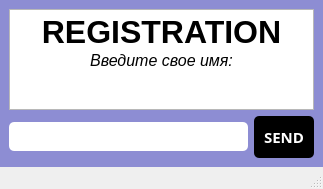
<?xml version="1.0" encoding="UTF-8"?>
<ui version="4.0">
 <class>Registration</class>
 <widget class="QMainWindow" name="Registration">
  <property name="geometry">
   <rect>
    <x>0</x>
    <y>0</y>
    <width>323</width>
    <height>189</height>
   </rect>
  </property>
  <property name="windowTitle">
   <string>MainWindow</string>
  </property>
  <property name="styleSheet">
   <string notr="true">#centralwidget {
	background-color: rgb(141, 141, 211);
}
QPushButton {
	background-color: rgb(0, 0, 0);
	border-radius: 5px;
	padding: 10px 10px;
	color: rgb(255, 255, 255);
}
QPushButton:hover {
	color: rgb(0, 0, 0);
	border: 1px  solid rgb(55, 107, 113);
	cursor: pointer;
	background-color: rgb(255, 255, 255);
}
QLineEdit {
	padding: 5px;
	border-radius:5px;
	color: rgb(141, 141, 211);
}</string>
  </property>
  <widget class="QWidget" name="centralwidget">
   <layout class="QGridLayout" name="gridLayout_3">
    <item row="1" column="0">
     <widget class="QLineEdit" name="reg_input">
      <property name="font">
       <font>
        <family>Cascadia Code</family>
        <bold>true</bold>
       </font>
      </property>
     </widget>
    </item>
    <item row="1" column="1">
     <widget class="QPushButton" name="send_name_button">
      <property name="font">
       <font>
        <family>Cascadia Code</family>
        <pointsize>11</pointsize>
        <bold>true</bold>
       </font>
      </property>
      <property name="text">
       <string>SEND</string>
      </property>
     </widget>
    </item>
    <item row="0" column="0" colspan="2">
     <widget class="QTextEdit" name="reg_header">
      <property name="html">
       <string>&lt;!DOCTYPE HTML PUBLIC &quot;-//W3C//DTD HTML 4.0//EN&quot; &quot;http://www.w3.org/TR/REC-html40/strict.dtd&quot;&gt;
&lt;html&gt;&lt;head&gt;&lt;meta name=&quot;qrichtext&quot; content=&quot;1&quot; /&gt;&lt;meta charset=&quot;utf-8&quot; /&gt;&lt;style type=&quot;text/css&quot;&gt;
p, li { white-space: pre-wrap; }
hr { height: 1px; border-width: 0; }
li.unchecked::marker { content: &quot;\2610&quot;; }
li.checked::marker { content: &quot;\2612&quot;; }
&lt;/style&gt;&lt;/head&gt;&lt;body style=&quot; font-family:'Segoe UI'; font-size:9pt; font-weight:400; font-style:normal;&quot;&gt;
&lt;p align=&quot;center&quot; style=&quot; margin-top:0px; margin-bottom:0px; margin-left:0px; margin-right:0px; -qt-block-indent:0; text-indent:0px;&quot;&gt;&lt;span style=&quot; font-size:24pt; font-weight:700; color:#000000;&quot;&gt;REGISTRATION&lt;/span&gt;&lt;/p&gt;
&lt;p align=&quot;center&quot; style=&quot; margin-top:0px; margin-bottom:0px; margin-left:0px; margin-right:0px; -qt-block-indent:0; text-indent:0px;&quot;&gt;&lt;span style=&quot; font-size:12pt; font-style:italic;&quot;&gt;Введите свое имя:&lt;/span&gt;&lt;/p&gt;&lt;/body&gt;&lt;/html&gt;</string>
      </property>
     </widget>
    </item>
   </layout>
  </widget>
  <widget class="QMenuBar" name="menubar">
   <property name="geometry">
    <rect>
     <x>0</x>
     <y>0</y>
     <width>323</width>
     <height>22</height>
    </rect>
   </property>
  </widget>
  <widget class="QStatusBar" name="statusbar"/>
 </widget>
 <resources/>
 <connections/>
</ui>
